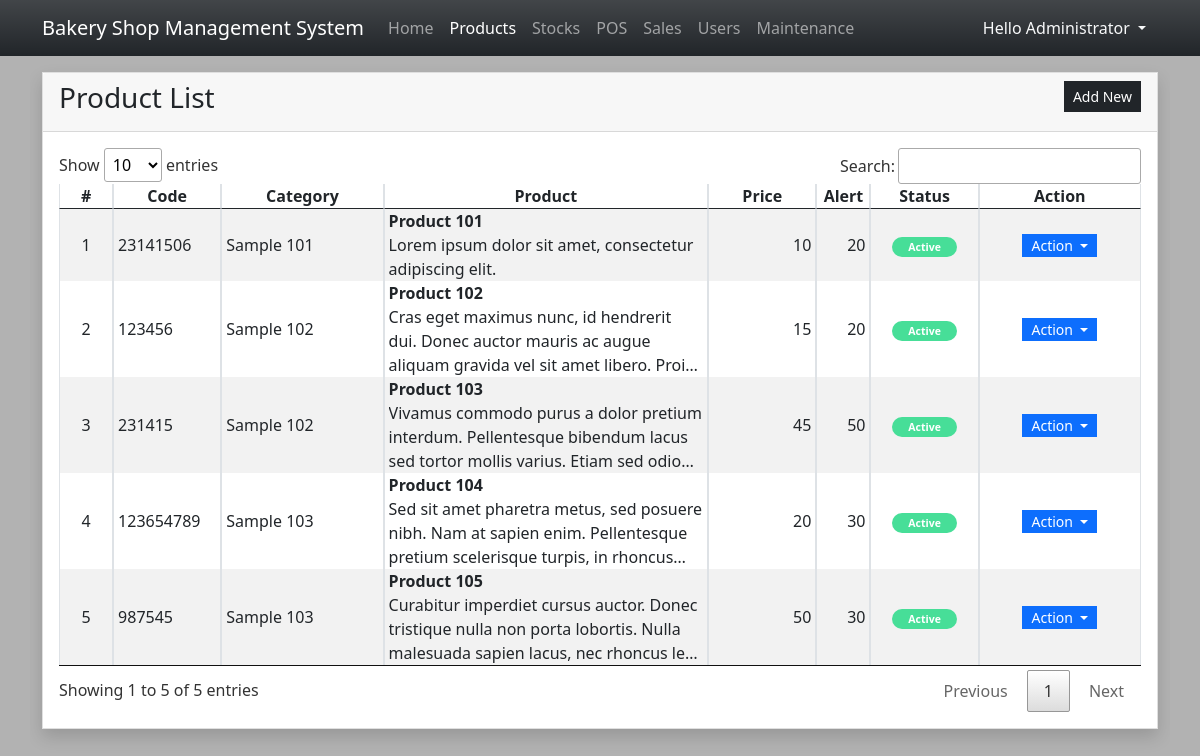
Page /?page=products (signed in) on the committed database.
### tables this page shows
CREATE TABLE `product_list` (
  `product_id` int(30) NOT NULL,
  `product_code` text NOT NULL,
  `category_id` int(30) NOT NULL,
  `name` text NOT NULL,
  `description` text NOT NULL,
  `price` double NOT NULL DEFAULT 0,
  `alert_restock` double NOT NULL DEFAULT 0,
  `status` tinyint(1) NOT NULL DEFAULT 1,
  `delete_flag` tinyint(1) NOT NULL DEFAULT 0,
  `date_created` datetime NOT NULL DEFAULT current_timestamp(),
  `date_updated` datetime DEFAULT NULL ON UPDATE current_timestamp()
);

CREATE TABLE `category_list` (
  `category_id` int(30) NOT NULL,
  `name` text NOT NULL,
  `description` text NOT NULL,
  `status` tinyint(1) NOT NULL DEFAULT 1,
  `delete_flag` tinyint(1) NOT NULL DEFAULT 0,
  `date_created` datetime NOT NULL DEFAULT current_timestamp(),
  `date_updated` datetime DEFAULT NULL ON UPDATE current_timestamp()
);

### products.php (the view, shortened to what this page needs)
<div class="card rounded-0 shadow">
    <div class="card-header d-flex justify-content-between">
        <h3 class="card-title">Product List</h3>
        <div class="card-tools align-middle">
            <button class="btn btn-dark btn-sm py-1 rounded-0" type="button" id="create_new">Add New</button>
        </div>
    </div>
    <div class="card-body">
        <table class="table table-hover table-striped table-bordered">
            <colgroup>
                <col width="5%">
                <col width="10%">
                <col width="15%">
                <col width="30%">
                <col width="10%">
                <col width="5%">
                <col width="10%">
                <col width="15%">
            </colgroup>
            <thead>
                <tr>
                    <th class="text-center p-0">#</th>
                    <th class="text-center p-0">Code</th>
                    <th class="text-center p-0">Category</th>
                    <th class="text-center p-0">Product</th>
                    <th class="text-center p-0">Price</th>
                    <th class="text-center p-0">Alert</th>
                    <th class="text-center p-0">Status</th>
                    <th class="text-center p-0">Action</th>
                </tr>
            </thead>
            <tbody>
                <?php
                $sql = "SELECT p.*,c.name as cname FROM `product_list` p inner join `category_list` c on p.category_id = c.category_id where p.delete_flag = 0 order by `name` asc";
                $qry = $conn->query($sql);
                $i = 1;
                    while($row = $qry->fetch_assoc()):
                ?>
                <tr>
                    <td class="text-center p-0"><?php echo $i++; ?></td>
                    <td class="py-0 px-1"><?php echo $row['product_code'] ?></td>
                    <td class="py-0 px-1"><?php echo $row['cname'] ?></td>
                    <td class="py-0 px-1">
                        <div class="fs-6 fw-bold truncate-1" title="<?php echo $row['name'] ?>"><?php echo $row['name'] ?></div>
                        <div class="fs-6 fw-light truncate-3" title="<?php echo $row['description'] ?>"><?php echo $row['description'] ?></div>
                    </td>
                    <td class="py-0 px-1 text-end"><?php echo number_format($row['price']) ?></td>
                    <td class="py-0 px-1 text-end"><?php echo number_format($row['alert_restock']) ?></td>
                    <td class="py-0 px-1 text-center">
                        <?php
                        if($row['status'] == 1){
                            echo  '<span class="py-1 px-3 badge rounded-pill bg-success"><small>Active</small></span>';
                        }else{
                            echo  '<span class="py-1 px-3 badge rounded-pill bg-danger"><small>Inactive</small></span>';
                        }
                        ?>
                    </td>
                    <td class="text-center py-0 px-1">
                        <div class="btn-group" role="group">
                            <button id="btnGroupDrop1" type="button" class="btn btn-primary dropdown-toggle btn-sm rounded-0 py-0" data-bs-toggle="dropdown" aria-expanded="false">
                            Action
                            </button>
                        </div>
                    </td>
                </tr>
                <?php endwhile; ?>
            </tbody>
        </table>
    </div>
</div>

### index.php (style rules this page uses)
:root { --bs-success-rgb:71, 222, 152 !important; }
html,body { height:100%; width:100%; }
@media screen { body { background-image:url('./images/wallpaper.jfif') !important; background-size:cover; background-repeat:no-repeat; background-position:center center; backdrop-filter: brightness(0.7); } }
.truncate-1 { overflow: hidden; text-overflow: ellipsis; display: -webkit-box; -webkit-line-clamp: 1; -webkit-box-orient: vertical; }
.truncate-3 { overflow: hidden; text-overflow: ellipsis; display: -webkit-box; -webkit-line-clamp: 3; -webkit-box-orient: vertical; }

### rows in the picture
product_list: product_code "23141506", category.name "Sample 101", name "Product 101", description "Lorem ipsum dolor sit amet, consectetur adipiscing elit.", price "10", alert_restock "20", status "Active"
product_list: product_code "123456", category.name "Sample 102", name "Product 102", description "Cras eget maximus nunc, id hendrerit dui. Donec auctor mauris ac augue aliquam gravida vel sit amet libero.…", price "15", alert_restock "20", status "Active"
product_list: product_code "231415", category.name "Sample 102", name "Product 103", description "Vivamus commodo purus a dolor pretium interdum. Pellentesque bibendum lacus sed tortor mollis varius. Etiam sed…", price "45", alert_restock "50", status "Active"
product_list: product_code "123654789", category.name "Sample 103", name "Product 104", description "Sed sit amet pharetra metus, sed posuere nibh. Nam at sapien enim. Pellentesque pretium scelerisque turpis, in…", price "20", alert_restock "30", status "Active"
product_list: product_code "987545", category.name "Sample 103", name "Product 105", description "Curabitur imperdiet cursus auctor. Donec tristique nulla non porta lobortis. Nulla malesuada sapien lacus, nec rhoncus…", price "50", alert_restock "30", status "Active"

### other values in the picture
$_SESSION['fullname'] "Administrator"
